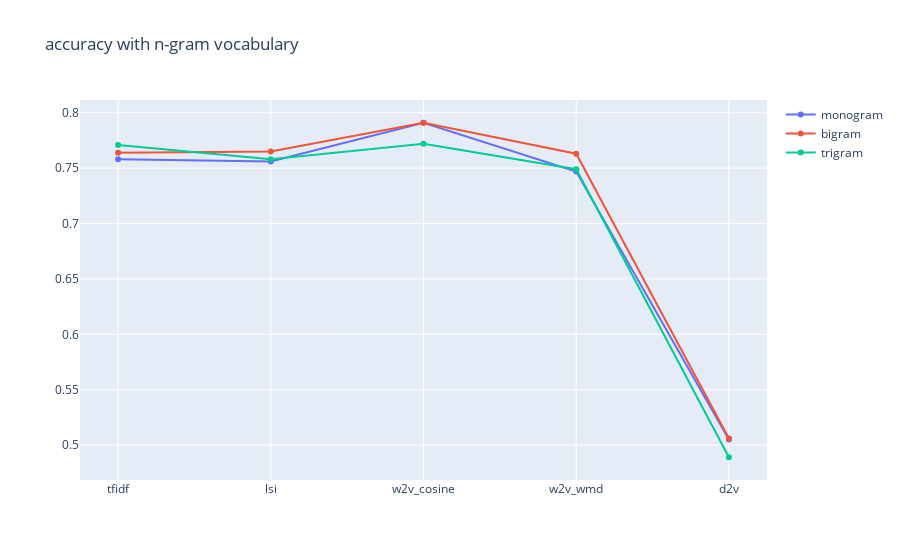

Write notebook code for a chart like this one.
### Code cell
fig = go.Figure()
for gram in ["monogram", "bigram", "trigram"]:
    sub_df = n_gram_report.loc[n_gram_report.grams==gram,:]
    sub_fig = go.Line(name=gram,x=sub_df.model, y=sub_df.accuracy)
    fig.add_trace(sub_fig)
fig.update_layout(title="accuracy with n-gram vocabulary")
fig.show()
plotly.io.write_image(fig,"ngram.png",format="png")

### Figure 1 — Plotly figure (JSON) as saved in the notebook; plotly's stock layout.template omitted (floating-point values rounded to 4 significant figures)
{"data": [{"name": "monogram", "type": "scatter", "x": ["tfidf", "lsi", "w2v_cosine", "w2v_wmd", "d2v"], "y": [0.758, 0.756, 0.791, 0.747, 0.505]}, {"name": "bigram", "type": "scatter", "x": ["tfidf", "lsi", "w2v_cosine", "w2v_wmd", "d2v"], "y": [0.764, 0.765, 0.791, 0.763, 0.506]}, {"name": "trigram", "type": "scatter", "x": ["tfidf", "lsi", "w2v_cosine", "w2v_wmd", "d2v"], "y": [0.771, 0.758, 0.772, 0.749, 0.489]}], "layout": {"title": {"text": "accuracy with n-gram vocabulary"}}}
